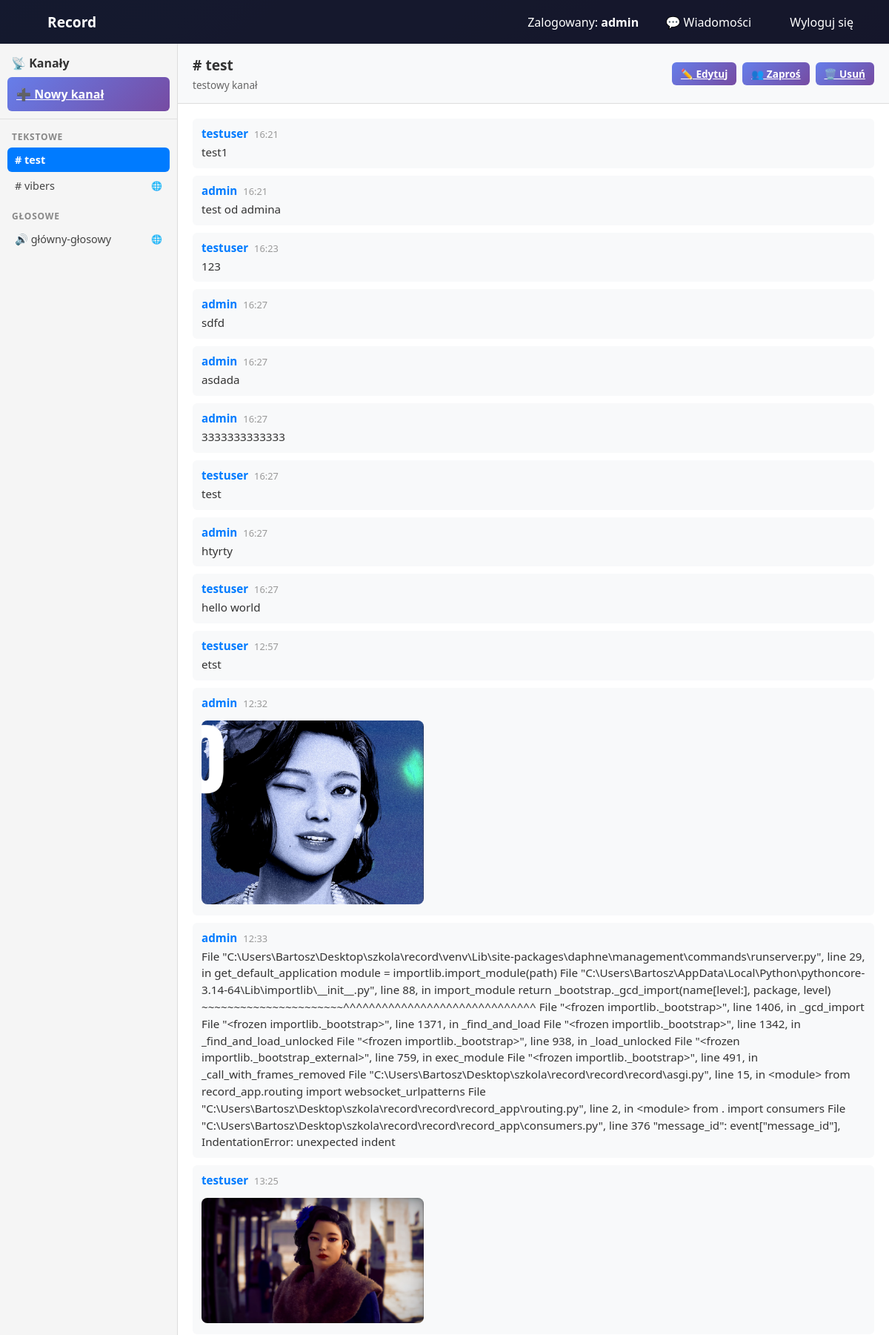
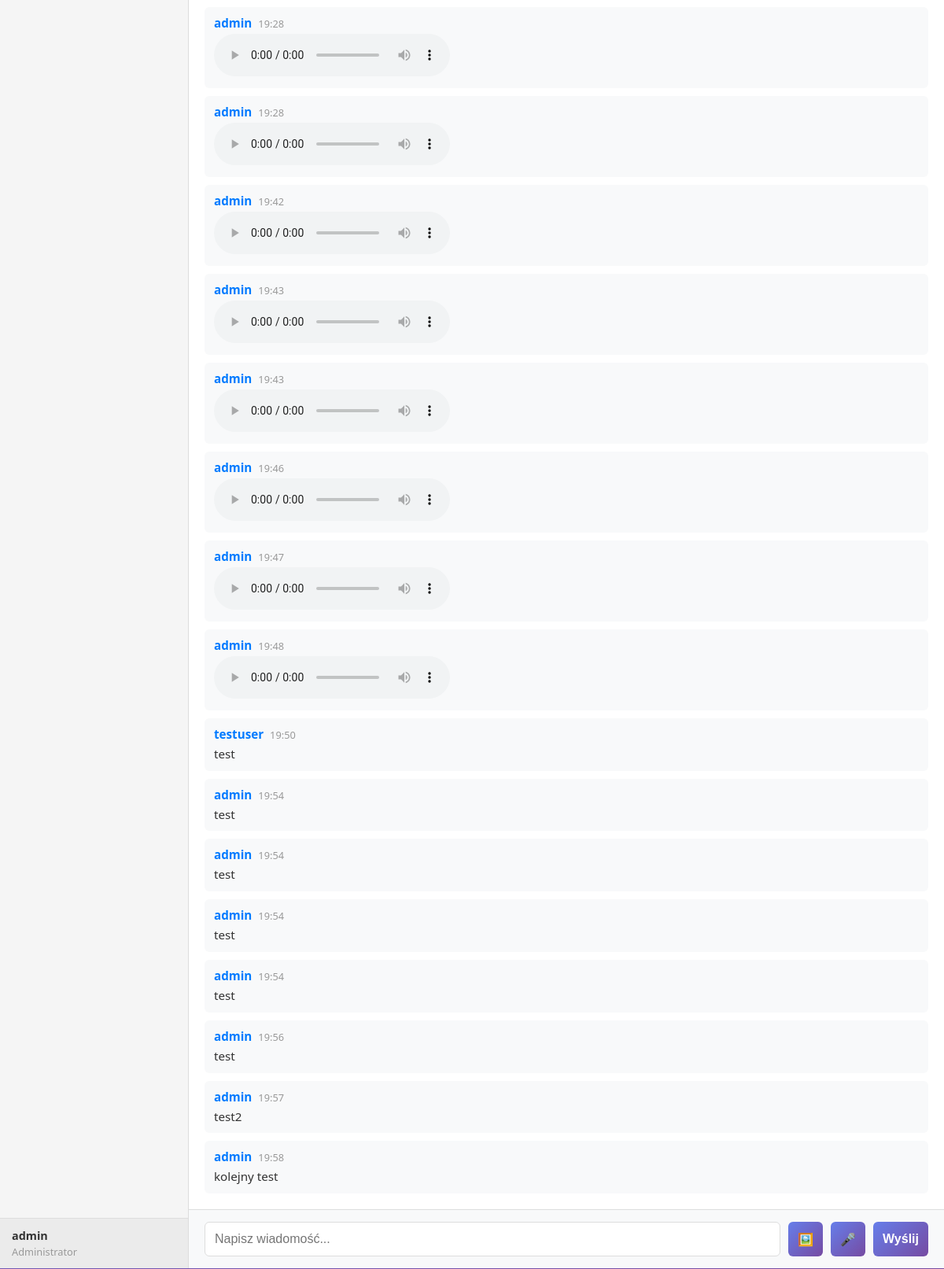
The page /?channel_id=5 (signed in) on the database its author committed (2 pictures, top to bottom).
### record_app/models.py (models this page shows, shortened)
class User(AbstractUser):
    ROLE_CHOICES = [
        ('user', 'Zwykły Użytkownik'),
        ('moderator', 'Moderator'),
        ('admin', 'Administrator'),
    ]
    role = models.CharField(
        max_length=10,
        choices=ROLE_CHOICES,
        default='user'
    )
    description = models.TextField(blank=True, null=True)
    class Meta:
        verbose_name = 'Użytkownik'
        verbose_name_plural = 'Użytkownicy'

class Channel(models.Model):
    CHANNEL_TYPE_CHOICES = [
        ('text', 'Kanał tekstowy'),
        ('voice', 'Kanał głosowy'),
    ]
    name = models.CharField(max_length=100)
    description = models.TextField(blank=True, null=True)
    channel_type = models.CharField(
        max_length=10,
        choices=CHANNEL_TYPE_CHOICES,
        default='text'
    )
    is_public = models.BooleanField(default=True)
    created_by = models.ForeignKey(User, on_delete=models.CASCADE, related_name='created_channels')
    created_at = models.DateTimeField(auto_now_add=True)
    updated_at = models.DateTimeField(auto_now=True)
    class Meta:
        verbose_name = 'Kanał'
        verbose_name_plural = 'Kanały'
        ordering = ['created_at']

class Message(models.Model):
    channel = models.ForeignKey(Channel, on_delete=models.CASCADE, related_name='messages')
    author = models.ForeignKey(User, on_delete=models.CASCADE, related_name='messages')
    content = models.TextField()
    image = models.ImageField(upload_to='messages/', blank=True, null=True)
    audio = models.FileField(upload_to='messages_audio/', blank=True, null=True)
    created_at = models.DateTimeField(auto_now_add=True)
    updated_at = models.DateTimeField(auto_now=True)
    class Meta:
        verbose_name = 'Wiadomość'
        verbose_name_plural = 'Wiadomości'
        ordering = ['created_at']

### record_app/views.py (the view)
# urls.py: path('', views.home_view, name='home'),
@login_required(login_url='login')
def home_view(request):
    all_channels = Channel.objects.filter(
        Q(is_public=True) |
        Q(members__user=request.user) |
        Q(created_by=request.user)
    ).distinct()
    text_channels = all_channels.filter(channel_type='text').order_by('name')
    voice_channels = all_channels.filter(channel_type='voice').order_by('name')
    selected_channel_id = request.GET.get('channel_id')
    selected_channel = None
    messages_list = []
    if selected_channel_id:
        try:
            selected_channel = Channel.objects.get(id=selected_channel_id)
            is_member = selected_channel.members.filter(user=request.user).exists() or \
                       selected_channel.is_public or \
                       selected_channel.created_by == request.user
            if not is_member and not request.user.role == 'admin':
                messages.error(request, "Nie masz dostępu do tego kanału.")
                selected_channel = None
            else:
                messages_list = selected_channel.messages.all()[:50]  # Ostatnie 50 wiadomości
        except Channel.DoesNotExist:
            pass
    message_form = MessageForm() if selected_channel else None
    context = {
        'text_channels': text_channels,
        'voice_channels': voice_channels,
        'selected_channel': selected_channel,
        'messages': messages_list,
        'message_form': message_form,
        'is_admin': request.user.role in ['admin', 'moderator'],
    }
    return render(request, 'record_app/home.html', context)

### record_app/forms.py (shortened to what this page needs)
class MessageForm(forms.ModelForm):
    class Meta:
        model = Message
        fields = ('content',)
        widgets = {
            'content': forms.Textarea(attrs={
                'class': 'form-control',
                'placeholder': 'Napisz wiadomość...',
                'rows': 2
            })
        }

### record_app/templates/record_app/home.html (shortened to what this page needs)
{% extends "record_app/base.html" %}
{% load static %}
{% block extra_css %}
<link rel="stylesheet" href="{% static 'css/home.css' %}">
{% endblock %}
{% block content %}
<div class="record-wrapper">
    <div class="record-layout">
        <aside class="channels-sidebar">
            <div class="sidebar-header">
                <h5>
                    📡 Kanały
                </h5>
                {% if is_admin %}
                <a href="{% url 'create_channel' %}" class="btn btn-sm btn-primary">
                    ➕ Nowy kanał
                </a>
                {% endif %}
            </div>
            <div class="channels-grid">
                <div class="channel-column">
                    <h6 class="channel-column-title">Tekstowe</h6>
                    <div class="channel-list" id="text-channels-list">
                        {% for channel in text_channels %}
                        <div class="channel-item" data-channel-id="{{ channel.id }}">
                            <a href="?channel_id={{ channel.id }}"
                               class="channel-link {% if selected_channel.id == channel.id %}active{% endif %}">
                                # {{ channel.name }}
                                {% if channel.is_public %}
                                <span class="badge-public">🌐</span>
                                {% endif %}
                            </a>
                        </div>
                        {% endfor %}
                    </div>
                </div>
                <div class="channel-column">
                    <h6 class="channel-column-title">Głosowe</h6>
                    <div class="channel-list" id="voice-channels-list">
                        {% for channel in voice_channels %}
                        <div class="channel-item" data-channel-id="{{ channel.id }}">
                            <a href="?channel_id={{ channel.id }}"
                               class="channel-link {% if selected_channel.id == channel.id %}active{% endif %}">
                                🔊 {{ channel.name }}
                                {% if channel.is_public %}
                                <span class="badge-public">🌐</span>
                                {% endif %}
                            </a>
                        </div>
                        {% endfor %}
                    </div>
                </div>
            </div>
            <div class="sidebar-footer">
                <strong>{{ user.username }}</strong>
                <small>{{ user.get_role_display }}</small>
            </div>
        </aside>
        <main class="chat-area">
            {% if selected_channel %}
            <div class="chat-header">
                <div class="channel-title">
                    <h3>
                        {% if selected_channel.channel_type == 'text' %}#{% else %}🔊{% endif %}
                        {{ selected_channel.name }}
                    </h3>
                    {% if selected_channel.description %}
                    <p class="channel-description">{{ selected_channel.description }}</p>
                    {% endif %}
                </div>
                {% if is_admin %}
                <div class="header-actions">
                    <a href="{% url 'edit_channel' selected_channel.id %}" class="btn btn-sm btn-warning">✏️ Edytuj</a>
                    <a href="{% url 'invite_channel' selected_channel.id %}" class="btn btn-sm btn-info">👥 Zaproś</a>
                    <a href="{% url 'delete_channel' selected_channel.id %}" class="btn btn-sm btn-danger">🗑️ Usuń</a>
                </div>
                {% endif %}
            </div>
            <div class="messages-area">
                <div class="messages-container" id="messages-container">
                    {% if messages|length > 0 %}
                        {% for message in messages %}
                        <div class="message" data-message-id="{{ message.id }}">
                            <div class="message-header">
                                <strong class="message-author">{{ message.author.username }}</strong>
                                <span class="message-time">{{ message.created_at|date:"H:i" }}</span>
                            </div>
                            {% if message.content %}
                            <div class="message-content">{{ message.content }}</div>
                            {% endif %}
                            {% if message.image %}
                            <div class="message-image">
                                <img src="{{ message.image.url }}" alt="Obrazek" style="max-width: 300px; max-height: 300px; margin-top: 10px; border-radius: 8px;">
                            </div>
                            {% endif %}
                            {% if message.audio %}
                            <div class="message-audio">
                                <audio controls class="voice-player">
                                    <source src="{{ message.audio.url }}" type="audio/webm">
                                    <source src="{{ message.audio.url }}" type="audio/mpeg">
                                </audio>
                            </div>
                            {% endif %}
                        </div>
                        {% endfor %}
                    {% else %}
                    <div class="no-messages">
                        <p>Brak wiadomości w tym kanale. Bądź pierwszy!</p>
                    </div>
                    {% endif %}
                </div>
            </div>
            {% if selected_channel.channel_type == 'text' %}
            <div class="message-input-area">
                <div class="message-form" id="message-form-wrapper">
                    <div style="display: flex; gap: 10px; width: 100%;">
                        <input type="text"
                               id="message-input"
                               name="content"
                               class="form-control"
                               placeholder="Napisz wiadomość..."
                               autocomplete="off"
                               style="flex: 1;">
                        <button type="button" id="image-btn" class="btn btn-secondary" title="Dodaj obrazek">🖼️</button>
                        <button type="button" id="voice-btn" class="btn btn-secondary" title="Nagraj wiadomość głosową">🎤</button>
                        <button type="button" id="send-btn" class="btn btn-primary">Wyślij</button>
                    </div>
                </div>
            </div>
            {% else %}
            <div class="message-input-area voice-notice">
                <p>🔊 To jest kanał głosowy. Funkcja audio wkrótce.</p>
            </div>
            {% endif %}
            {% endif %}
        </main>
    </div>
</div>
{% endblock %}

### record_app/templates/record_app/base.html (shortened to what this page needs)
{% load static %}
<!DOCTYPE html>
<html lang="pl">
<head>
    <link rel="stylesheet" href="{% static 'css/style.css' %}">
    {% block extra_css %}{% endblock %}
</head>
<body>
    <nav>
        <div>
            <a href="{% url 'home' %}" style="font-weight: bold; font-size: 1.2rem;">Record</a>
        </div>
        <div>
            {% if user.is_authenticated %}
                <span>Zalogowany: <strong>{{ user.username }}</strong></span>
                <a href="{% url 'private_conversations' %}">💬 Wiadomości</a>
                <a href="{% url 'logout' %}">Wyloguj się</a>
            {% else %}
                <a href="{% url 'login' %}">Logowanie</a>
                <a href="{% url 'register' %}">Rejestracja</a>
            {% endif %}
        </div>
    </nav>
    {% block content %}
    {% endblock %}
</body>
</html>

### record_app/static/css/style.css (style rules this page uses)
* { margin: 0; padding: 0; box-sizing: border-box; }
body { font-family: 'Segoe UI', Tahoma, Geneva, Verdana, sans-serif; background: linear-gradient(135deg, #667eea 0%, #764ba2 100%); min-height: 100vh; display: flex; flex-direction: column; }
nav { background: rgba(0, 0, 0, 0.8); padding: 1rem 2rem; display: flex; justify-content: space-between; align-items: center; color: white; }
nav a, nav button { color: white; text-decoration: none; margin-left: 1rem; cursor: pointer; background: none; border: none; font-size: 1rem; padding: 0.5rem 1rem; border-radius: 4px; transition: background 0.3s; }
.form-control { width: 100%; padding: 0.75rem; border: 1px solid #ddd; border-radius: 6px; font-size: 1rem; transition: border-color 0.3s; }
.btn { width: 100%; padding: 0.75rem; background: linear-gradient(135deg, #667eea 0%, #764ba2 100%); color: white; border: none; border-radius: 6px; font-size: 1rem; font-weight: 600; cursor: pointer; transition: transform 0.2s, box-shadow 0.2s; }

### record_app/templates/record_app/home.html (style rules this page uses)
.message-image img { cursor: pointer; transition: transform 0.2s, filter 0.2s; }

### rows shown on the page
User: username "admin", role "Administrator"
Channel: name "test", description "testowy kanał"
Channel: name "vibers"
Channel: name "główny-głosowy"
Message: author.username "testuser", created_at "16:21", content "test1"
Message: author.username "admin", created_at "16:21", content "test od admina"
Message: author.username "testuser", created_at "16:23", content "123"
Message: author.username "admin", created_at "16:27", content "sdfd"
Message: author.username "admin", created_at "16:27", content "asdada"
Message: author.username "admin", created_at "16:27", content "3333333333333"
Message: author.username "testuser", created_at "16:27", content "test"
Message: author.username "admin", created_at "16:27", content "htyrty"
Message: author.username "testuser", created_at "16:27", content "hello world"
Message: author.username "testuser", created_at "12:57", content "etst"
Message: author.username "admin", created_at "12:32", image (picture)
Message: author.username "admin", created_at "12:33", content "File \"C:\\Users\\Bartosz\\Desktop\\szkola\\record\\venv\\Lib\\site-packages\\daphne\\management\\commands\\runserver.py\", line 29, in get_default_application module = importlib.import_module(path) File \"C:\\Users\\Bartosz\\AppData\\Local\\Python\\pythoncore-3.14-64\\Lib\\importlib\\__init__.py\", line 88, in import_module return _bootstrap._gcd_import(name[level:], package, level) ~~~~~~~~~~~~~~~~~~~~~~^^^^^^^^^^^^^^^^^^^^^^^^^^^^^^ File \"<frozen importlib._bootstrap>\", line 1406, in _gcd_import File \"<frozen importlib._bootstrap>\", line 1371, in _find_and_load File \"<frozen importlib._bootstrap>\", line 1342, in _find_and_load_unlocked File \"<frozen importlib._bootstrap>\", line 938, in _load_unlocked File…"
Message: author.username "testuser", created_at "13:25", image (picture)
Message: author.username "admin", created_at "19:28"
Message: author.username "admin", created_at "19:28"
Message: author.username "admin", created_at "19:42"
Message: author.username "admin", created_at "19:43"
Message: author.username "admin", created_at "19:43"
Message: author.username "admin", created_at "19:46"
Message: author.username "admin", created_at "19:47"
Message: author.username "admin", created_at "19:48"
Message: author.username "testuser", created_at "19:50", content "test"
Message: author.username "admin", created_at "19:54", content "test"
Message: author.username "admin", created_at "19:54", content "test"
Message: author.username "admin", created_at "19:54", content "test"
Message: author.username "admin", created_at "19:54", content "test"
Message: author.username "admin", created_at "19:56", content "test"
Message: author.username "admin", created_at "19:57", content "test2"
Message: author.username "admin", created_at "19:58", content "kolejny test"
